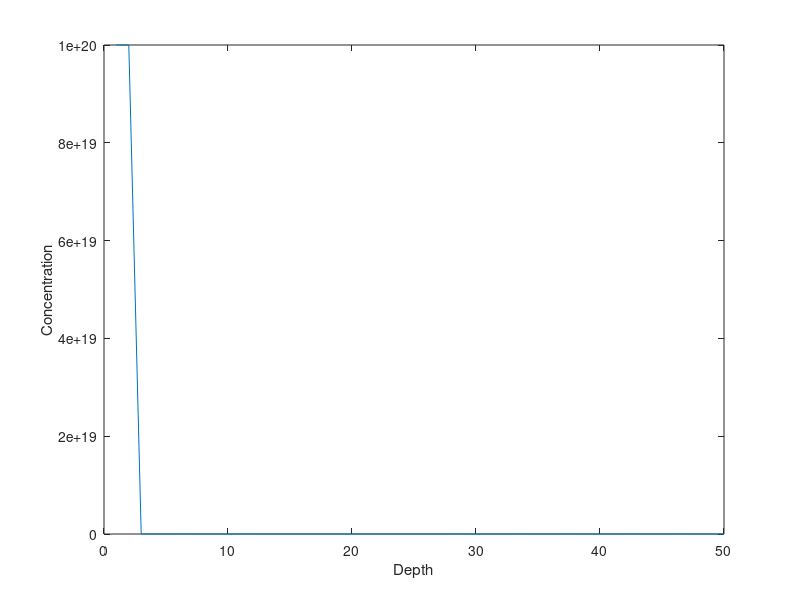

Write the MATLAB code that produced this figure.
C_vector=zeros(1,50);
C_vector(1:2)=1e20;  %% surface concentration%%
plot(C_vector);
xlabel('Depth');
ylabel('Concentration');
